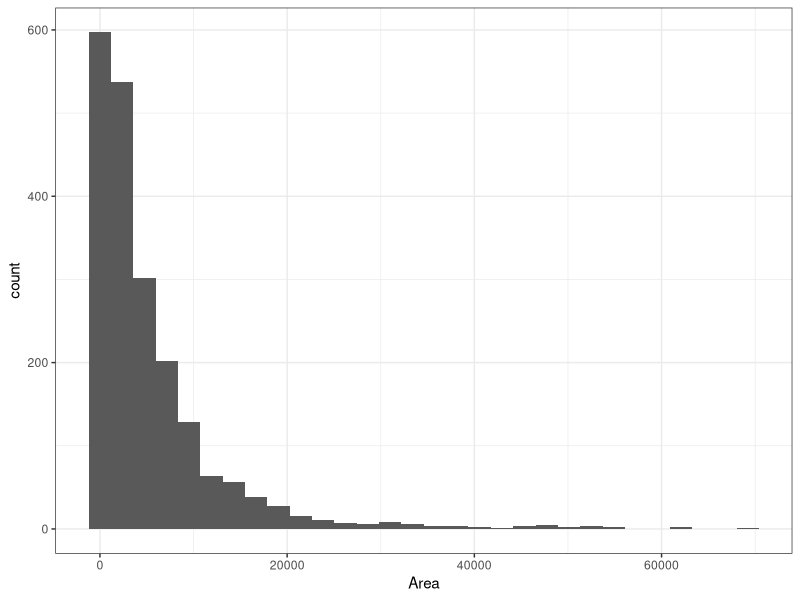
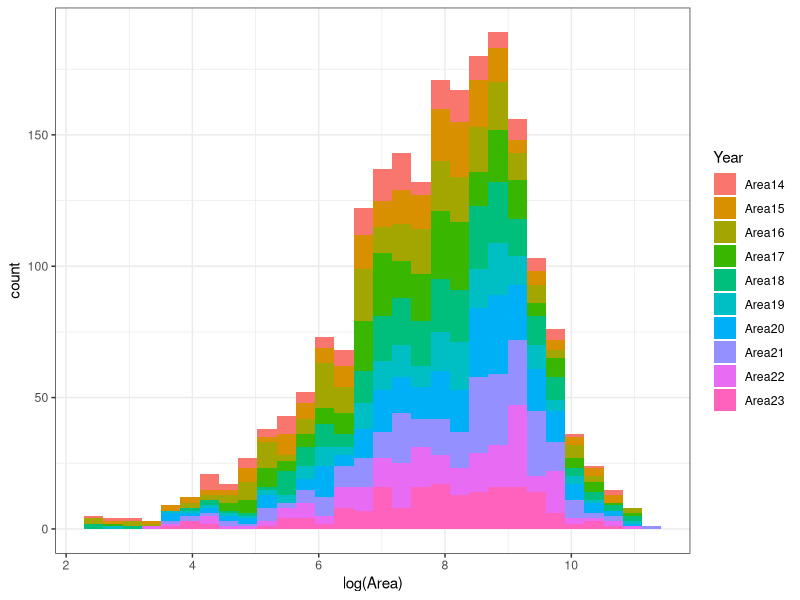
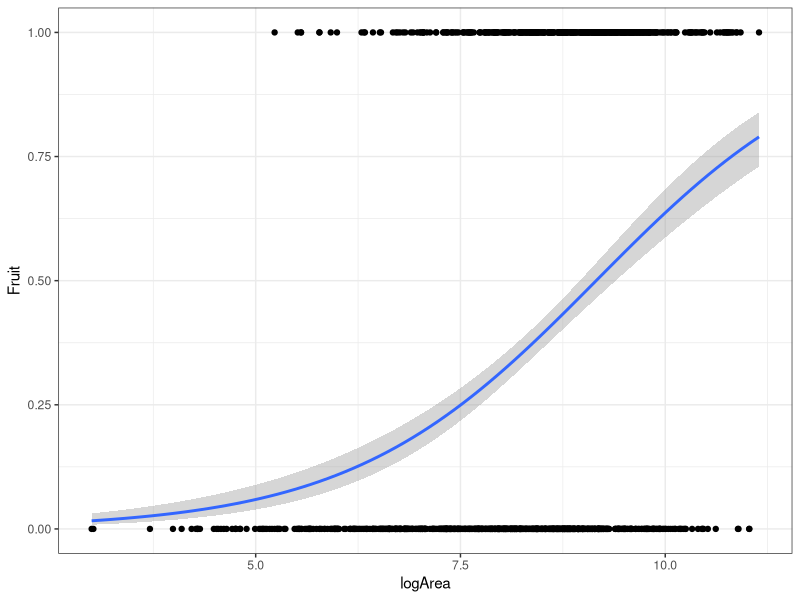
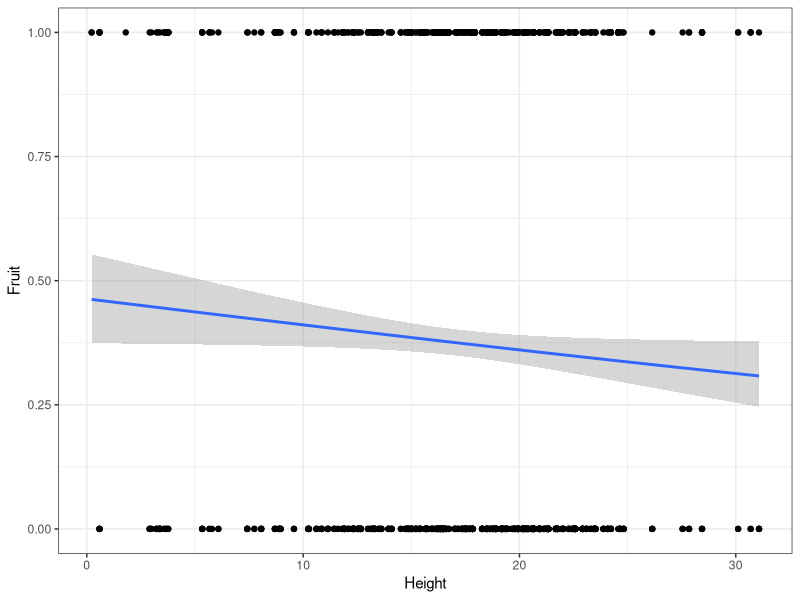
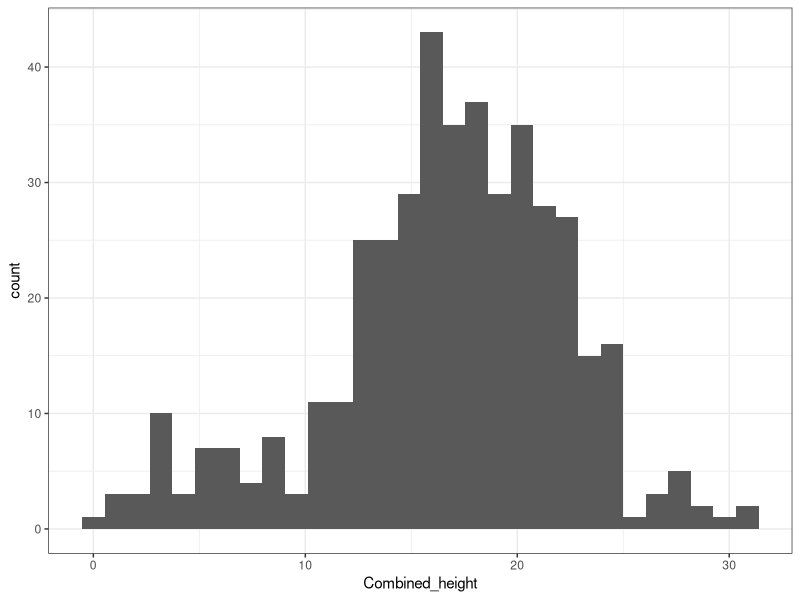
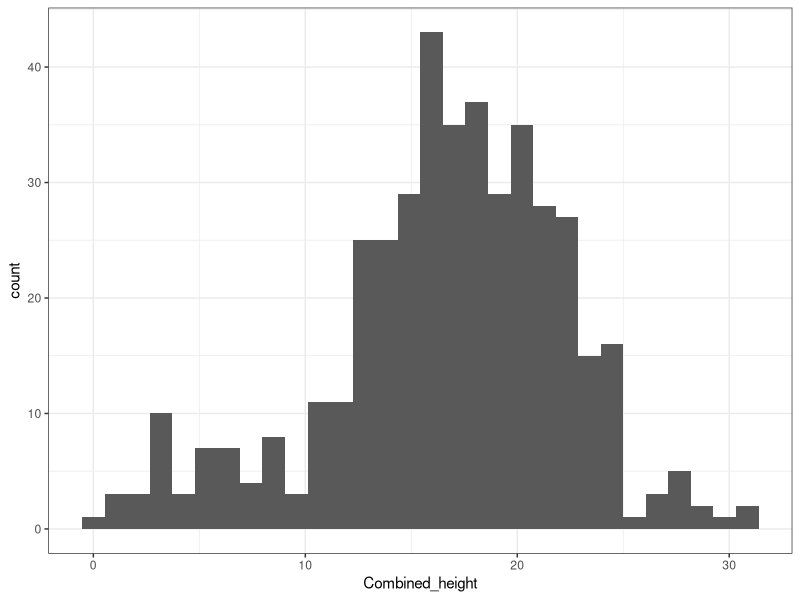
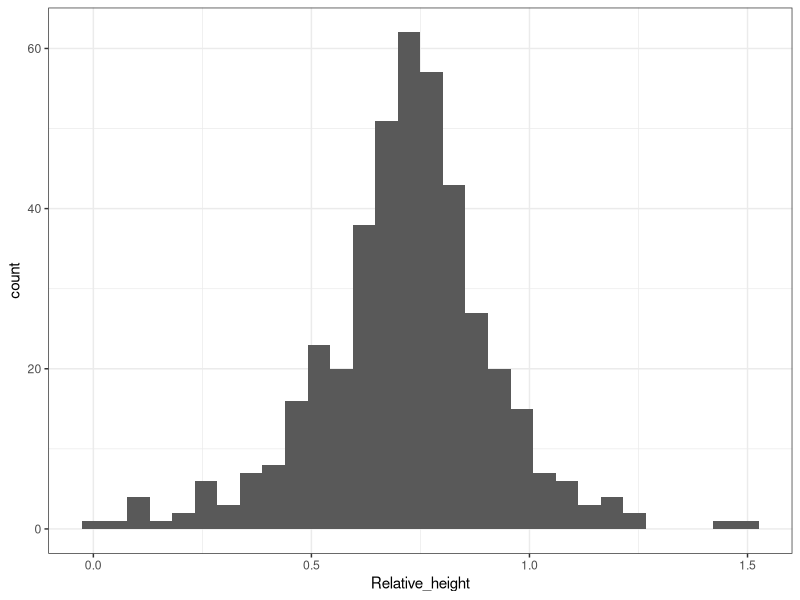
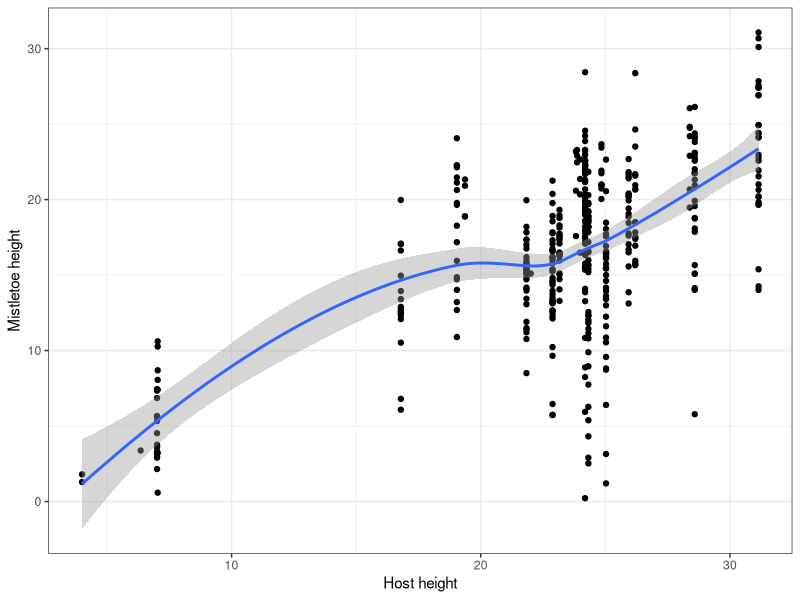

Reproduce these figures in R, in order.
### Silwood Mistletoe Demography
### Oliver G. Spacey, Owen R. Jones, Sydne Record, Roberto Salguero-Gómez
### 31.07.2024

# Pre-amble ---------------------------------------------------------------
# Clear environment
rm(list = ls())

# Load packages
library(ggplot2)   # Data visualisation
library(tidyverse) # Data wrangling

# Set working directory as required

# Load data ---------------------------------------------------------------
# Load mistletoe demographic data
mst_df_raw <- read.csv("mistletoe_data_raw.csv")

# Load host metadata
hst_df_raw <- read.csv("host_metadata_raw.csv")

# Wrangle data ------------------------------------------------------------
# Remove bottom rows with NAs?

# Remove hosts from host data frame which mistletoes were not measured in
hst_df_raw <- filter(hst_df_raw, Host_ID %in% unique(mst_df_raw$Host_ID))

# Create genus variable for hosts
hst_df_raw <- mutate(hst_df_raw, Genus = word(Genus_spp))

# Combine mistletoe demographic data and host data
mst_hst_df <- full_join(mst_df_raw, hst_df_raw, by = "Host_ID")

# Create individual ID combining mistletoe and host IDs
mst_hst_df <- mutate(mst_hst_df, Indiv_ID = paste(Mistletoe_ID, Host_ID, sep = "_"))

# Remove columns measuring perimeter as we will only use area as an indicator of size
mst_hst_df <- select(mst_hst_df, -contains('Perim'))

# Remove mistletoes that are never seen
mst_hst_df <- filter(mst_hst_df, Notes != "Never seen")

# DEAL WITH MULTI-CLUMP


## Correct areas for distance and skew ----------------------------------------------------

# Estimate distance to mistletoes (hypotenuse) for mistletoes with imputed height via Pythagoras, to rectify size perception
mst_hst_df <- mutate(mst_hst_df, 
                     Estimated_hypotenuse = sqrt((mst_hst_df$Imputed_height)^2 + (mst_hst_df$Host_horizontal_distance)^2))

# Make "#VALUE!" NA for height variable and make numeric
mst_hst_df$Height[mst_hst_df$Height == "#VALUE!"] <- NA
mst_hst_df$Height <- as.numeric(mst_hst_df$Height)

# For each mistletoe, combine field estimates of height, horizontal distance and hypotenuse,
# With those measured digitally, estimating horizontal distance to mistletoe as distance to the host for mistletoes where it was not measured
mst_hst_df <- mutate(mst_hst_df, 
                     Combined_hypotenuse = case_when(is.na(Hypotenuse) == FALSE ~ Hypotenuse,
                                                     is.na(Hypotenuse) == TRUE ~ Estimated_hypotenuse),
                     Combined_height = case_when(is.na(Height) == FALSE ~ Height,
                                                 is.na(Height) == TRUE ~ Imputed_height),
                     Combined_hor_dist = case_when(is.na(Horizontal) == FALSE ~ Horizontal,
                                                   is.na(Horizontal) == TRUE ~ Host_horizontal_distance))

# Rectify size based on horizontal distance to base of tree (standard)
# If an object is twice as far away relative to the standard, it will appear twice as small in length, and four times as small in area
# Calculate the area adjusting for distance relative to the standard (horizontal distance) as Adjusted area = (Distance to object/Distance to standard)^2 * Measured area

# Select columns of areas, hypotenuses and horizontal distance to standard (host), and Indiv_ID
adjusted_df <- select(mst_hst_df, Indiv_ID, starts_with("Area"), Combined_hypotenuse, Host_horizontal_distance)
adjusted_df[,2:11] <- adjusted_df[,2:11] * (adjusted_df$Combined_hypotenuse/adjusted_df$Host_horizontal_distance)^2

# Stack area columns
stacked_areas_df <- pivot_longer(adjusted_df, cols = starts_with("Area"), names_to = "Year", values_to = "Area")

# Visualise areas in histogram
ggplot(data = stacked_areas_df, aes(x = Area)) +
  geom_histogram() +
  theme_bw()
# Highly skewed distribution

# Log-transform to reduce and re-plot areas, also examining distribution of years
ggplot(data = stacked_areas_df, aes(x = log(Area), fill = Year)) +
  geom_histogram() +
  theme_bw()
# More normally distributed
# No clear effect of particular years

# Perform Shapiro-Wilk test for normality
shapiro.test(log(stacked_areas_df$Area))
# Reject null that log(Areas) is normally distributed
# Even though not normally distributed, log transformation facilitates plotting and reduces skew

# Log-transform areas
log_area_df <- adjusted_df
log_area_df[,2:11] <- log(log_area_df[,2:11])
colnames(log_area_df)[2:11] <- paste0("log", colnames(log_area_df)[2:11])


## Convert to long format --------------------------------------------------

# Convert table to long format to show status, area and fruit in time t0 and status, area and fruit in time t1
# This will be used for models across a time step, e.g., survival and growth
years <- c(14:22) # vector of years to run for loop through
long_df_ls <- list()   # list of long data frames to store each year
for(year in years){ # run through years sequentially
  Status_t0  <- paste("Status", year, sep = "") 
  logArea_t0 <- paste("logArea", year, sep = "")
  Fruit_t0   <- paste("Fruit", year, sep = "")
  Status_t1  <- paste("Status", year+1, sep = "")
  logArea_t1 <- paste("logArea", year+1, sep = "")
  Fruit_t1   <- paste("Fruit", year+1, sep = "")
  mst_df_year <- data.frame(Host_ID = mst_hst_df$Host_ID,
                            Mistletoe_ID = mst_hst_df$Mistletoe_ID,
                            Indiv_ID = mst_hst_df$Indiv_ID, 
                            Year_t0 = year,
                            Status_t0 = mst_hst_df[[Status_t0]],
                            logArea_t0 = log_area_df[[logArea_t0]],
                            Fruit_t0 = mst_hst_df[[Fruit_t0]],
                            Year_t1 = year + 1,
                            Status_t1 = mst_hst_df[[Status_t1]],
                            logArea_t1 = log_area_df[[logArea_t1]],
                            Fruit_t1 = mst_hst_df[[Fruit_t1]],
                            Height = mst_hst_df$Combined_height
                            )
  long_df_ls[[year]] <- mst_df_year
}

# Merge rows to create long data frame
long_df <- bind_rows(long_df_ls)

# Create long data frame for each year separately (just t0)
# This will be used for models within one year, e.g., reproduction
years <- c(14:23) # vector of years to run for loop through
long_df_ls <- list()   # list of long data frames to store each year
for(year in years){ # run through years sequentially
  Status  <- paste("Status", year, sep = "") 
  logArea <- paste("logArea", year, sep = "")
  Fruit   <- paste("Fruit", year, sep = "")
  mst_df_year <- data.frame(Host_ID = mst_hst_df$Host_ID,
                            Mistletoe_ID = mst_hst_df$Mistletoe_ID,
                            Indiv_ID = mst_hst_df$Indiv_ID, 
                            Year = year,
                            Status = mst_hst_df[[Status]],
                            logArea = log_area_df[[logArea]],
                            Fruit = mst_hst_df[[Fruit]],
                            Height = mst_hst_df$Combined_height
  )
  long_df_ls[[year]] <- mst_df_year
}

# Merge rows to create long data frame
long_by_yr_df <- bind_rows(long_df_ls)

## Calculate parasite loads ------------------------------------------------

# Sum parasite load for each host each year
# Create list of host IDs
hosts <- hst_df_raw$Host_ID

# Create empty dataframe
par_lds_df <- data.frame(Host_ID = hst_df_raw$Host_ID)
row.names(par_lds_df) <- hst_df_raw$Host_ID
par_lds_df[c("PL_14", "PL_15", "PL_16", "PL_17", "PL_18",
             "PL_19", "PL_20", "PL_21", "PL_22", "PL_23")] <- NA
years <- as.character(14:23)
for(year in years){
  for(host in hosts){
  filtered_df <- filter(mst_hst_df, Host_ID == host) %>%
                 select(ends_with(year))
  parasite_load <- length(which(filtered_df[1] == "FC" | filtered_df[1] == "Surv"))
  pl_col_name <- paste("PL_", year, sep = "")
  par_lds_df[host, pl_col_name] <- parasite_load
  }
}

# Calculate how many mistletoes seen each year
colSums(par_lds_df[,-1])

# Calculate maximum parasite load observed for each tree
par_lds_df$Max_PL <- pmax(par_lds_df$PL_14,
                          par_lds_df$PL_15,
                          par_lds_df$PL_16,
                          par_lds_df$PL_17,
                          par_lds_df$PL_18,
                          par_lds_df$PL_19,
                          par_lds_df$PL_20,
                          par_lds_df$PL_21,
                          par_lds_df$PL_22,
                          par_lds_df$PL_23)

# Add host metadata to PL data frame
par_lds_df <- full_join(par_lds_df, hst_df_raw)

## Assign sex ----------------------------------------------------
# Assign known females 
sex_df <- mst_hst_df %>%
  select(Indiv_ID, starts_with("Fruit"))
sex_df <- mutate(sex_df, 
                 Known_sex = case_when(rowSums(sex_df[-1], na.rm = TRUE) >= 1 ~ "Female",
                                         TRUE ~ "Unknown"))

# Count number of times each sampled for fruiting
sex_df <- mutate(sex_df, 
                 N_fru_sampled = rowSums(!is.na(sex_df[2:11])))
  
# Join Known_sex to long data frame
long_sex_df <- long_by_yr_df %>% 
                 full_join(sex_df[,-c(2:11)], by = "Indiv_ID")

# Assign individuals below minimum size at reproduction as juveniles
# Calculate minimum size at reproduction
min_size_rep <- min(filter(long_sex_df, Fruit == 1)$logArea, na.rm = TRUE)

# Assign juveniles, keep known females and leave others as unknown
long_sex_df$Known_sex <- case_when(long_sex_df$Known_sex == "Female" ~ "Female",
                                   long_sex_df$logArea < min_size_rep ~ "Juvenile",
                                   .default = "Unknown")

# Create data frame of just adults in which to assign sex
adults_df <- filter(long_sex_df, Known_sex != "Juvenile")

# For each unknown adult, we want to estimate the probability that it is female (Fem) given that it is not fruiting (Fru'), P(Fem|Fru')
# P(Fem|Fru') = P(Fru'|Fem) * P(Fem) / P(Fru'), therefore must calculate P(Fru'|Fem), P(Fem) and P(Fru')
# P(Fru'|Fem) = 1 - P(Fru|Fem), and P(Fru|Fem) may be a function of mistletoe size and height

# Calculate probability that a female fruits in a given year dependent on size
# Filter long data frame for females
known_fem_df <- filter(adults_df, Known_sex == "Female")

# Plot fruiting probability of females based on size
ggplot(data = known_fem_df, aes(x = logArea, y = Fruit)) +
  geom_point() +
  stat_smooth(method = "glm", 
              method.args = list(family = binomial)) +
  theme_bw()
# Larger females more likely to fruit

# Plot fruiting probability of females based on height
ggplot(data = known_fem_df, aes(x = Height, y = Fruit)) +
  geom_point() +
  stat_smooth(method = "glm", 
              method.args = list(family = binomial)) +
  theme_bw()
# Fruits more likely lower down - possibly a biological effect or due to observation probability
  
# Model probability of fruiting for females as a function of size and height
fru_area_ht_glm <- glm(Fruit ~ logArea + Height, data = known_fem_df, family = binomial)
summary(fru_area_ht_glm)
# Female fruiting probability depends on size and height
# Assume that all females fruit with the same probability function of size and height

# Predict probability of individuals of unknown sex fruiting and not fruiting in a giving year
# if they were female, based on area and height, P(Fru|Fem)
long_uk_sex_df <- filter(long_sex_df, Known_sex == "Unknown")
long_uk_sex_df <- mutate(long_uk_sex_df, 
                         P_uk_fru = predict(fru_area_ht_glm, 
                                              newdata = data.frame(logArea = long_uk_sex_df$logArea, 
                                                                Height = long_uk_sex_df$Height), 
                                              type = "response"),
                         P_uk_no_fru = 1 - P_uk_fru) #P(Fru'|Fem) = 1 - P(Fru|Fem)

# P(Fem) = P(Fru' ∩ Fem) / P(Fru'|Fem), and P(Fem) gives the estimated (1 -) sex ratio for the population
# P(Fem) is the probability of a given adult individual being female
# P(Fru' ∩ Fem) is the probability that a given individual is both not fruiting and a female
# The number of non-fruiting known females/all adults in sample
# Filter data frame to observations where fruiting sampled, count number of rows for adult sample size
fru_sample_size <- nrow(filter(adults_df, is.na(Fruit) == FALSE))
# Count number of rows of known females which are not fruiting
no_non_fru_fem <- nrow(filter(known_fem_df, Fruit == 0))
P_no_fru_and_fem <- no_non_fru_fem/fru_sample_size
# P(Fru'|Fem) is the probability that an individual is not fruiting given it is female
# This probability varies depending on size and height
# To calculate P(Fem), we take the P(Fru|Fem) across known females sampled for mean height and size
# back-transform and subtract from 1
P_no_fru_given_fem <- as.numeric(1 - plogis(predict(fru_area_ht_glm, 
                                         newdata = data.frame(logArea = mean(known_fem_df$logArea, na.rm = TRUE), 
                                                              Height = mean(known_fem_df$Height, na.rm = TRUE), 
                                         type = "response"))))
# Calculate P(Fem) = P(Fru' ∩ Fem) / P(Fru'|Fem)
P_fem <- P_no_fru_and_fem / P_no_fru_given_fem
# Sex ratio of 0.45:0.55 M:F

# P(Fru') = probability of an individual not fruiting
# The number of non-fruiting adults/all adults in sample
no_non_fru <- nrow(filter(adults_df, Fruit == 0))
P_no_fru <- no_non_fru/fru_sample_size

# P(Fem|Fru') = P(Fru'|Fem) * P(Fem) / P(Fru'), calculate P(Fem|Fru') for each mistletoe in a given year
long_uk_sex_df <- mutate(long_uk_sex_df,
                         P_uk_fem = P_uk_no_fru * P_fem / P_no_fru)

# As a test, PREDICT PROBABILITY THAT KNOWN FEMALES WOULD BE FEMALE USING THIS METHOD

# Test whether fruiting probability one year is linked to fruiting probability in previous year for a female
# List known females
known_females <- unique(known_fem_df$Indiv_ID)

# Summarise changes in fruit for known females
fruit_t0_t1 <- select(long_df, Indiv_ID, Fruit_t0, Fruit_t1) %>%
               filter(Indiv_ID %in% known_females) %>%
               mutate(fruit_effect = case_when(Fruit_t0 == 0 & Fruit_t1 == 0 ~ "both0",
                                               Fruit_t0 == 1 & Fruit_t1 == 0 ~ "1then0",
                                               Fruit_t0 == 0 & Fruit_t1 == 1 ~ "0then1",
                                               Fruit_t0 == 1 & Fruit_t1 == 1 ~ "both1")) %>%
               filter(!is.na(fruit_effect))

# Create table of observed fruiting transitions in t0 and t1
observed_fru_mat <- matrix(c(table(fruit_t0_t1$fruit_effect)["both0"],  # Observed females not fruiting t0, not fruiting t1
                             table(fruit_t0_t1$fruit_effect)["0then1"], # Observed females not fruiting t0, fruiting t1
                             table(fruit_t0_t1$fruit_effect)["1then0"], # Observed females fruiting t0, not fruiting t1
                             table(fruit_t0_t1$fruit_effect)["both1"]), # Observed females fruiting t0, fruiting t1
                           nrow = 2, 
                           byrow = TRUE)

# Expected transitions based on how many females observed to be fruiting
no_non_fru_fem <- nrow(filter(fruit_t0_t1, Fruit_t0 == 0))
no_fru_fem <- nrow(filter(known_fem_df, Fruit == 1))
no_fem <- no_non_fru_fem + no_fru_fem
expected_fru_mat <- matrix(c(no_non_fru_fem * no_non_fru_fem / (no_fem * no_fem) * nrow(fruit_t0_t1), # Expected females not fruiting t0, not fruiting t1
                             no_non_fru_fem * no_fru_fem / (no_fem * no_fem) * nrow(fruit_t0_t1),     # Expected females not fruiting t0, fruiting t1
                             no_fru_fem * no_non_fru_fem / (no_fem * no_fem) * nrow(fruit_t0_t1),     # Expected females fruiting t0, not fruiting t1
                             no_fru_fem * no_fru_fem / (no_fem * no_fem) * nrow(fruit_t0_t1)),         # Expected females fruiting t0, fruiting t1
                           nrow = 2, 
                           byrow = TRUE)

# Perform Chi-square test for contingency
chisq.test(observed_fru_mat, p = expected_fru_mat / sum(expected_fru_mat))
# Individuals seen fruiting in one year more likely to be fruiting in next, cannot assume independent fruiting probability over years

# Assuming fruiting probability of a female fruiting is independent between years, estimate probability that 
  
# Explore data --------------------------------------------------------
# Visualise distribution of mistletoe heights
ggplot(data = mst_hst_df, aes(x = Combined_height)) +
  geom_histogram() +
  theme_bw()

# Visualise heights in histogram
ggplot(data = mst_hst_df, aes(x = Combined_height)) +
  geom_histogram() +
  theme_bw()

# Calculate heights of mistletoe relative to tree
mst_hst_df <- mutate(mst_hst_df, 
                     Relative_height = Combined_height/Host_height)

# Visualise relative heights in histogram
ggplot(data = mst_hst_df, aes(x = Relative_height)) +
  geom_histogram() +
  theme_bw()
# Some estimated at >1 due to parallax with mistletoes, making them appear higher than the top of the tree
# Use raw heights instead

# Visualise relationship between host and mistletoe heights
ggplot(data = mst_hst_df, aes(x = Host_height, y = Combined_height)) +
  geom_point() +
  theme_bw() +
  geom_smooth() +
  labs(x = "Host height", y = "Mistletoe height")
# Taller the host, higher up mistletoes generally are

# Visualise distribution of host heights and species
ggplot(data = hst_df_raw, aes(x = Host_height, fill = Genus_spp)) +
  geom_histogram()
# Highly colinear - hard to separate effects

# Visualise distribution of mistletoe heights and species
ggplot(data = mst_hst_df, aes(x = Combined_height, fill = Genus_spp)) +
  geom_histogram()
# Highly colinear - hard to separate effects

# Visualise distribution of host height, species and maximum parasite load
ggplot(data = par_lds_df, aes(x = Host_height, y = Max_PL, col = Genus)) +
  geom_point() +
  theme_bw()
# Any size tree can have small PL, but only huge trees can have large PL

# Visualise distribution of host species and maximum parasite load
ggplot(data = par_lds_df, aes(x = Max_PL, fill = Genus)) +
  geom_histogram() +
  theme_bw()
# Parasite load overlaps slightly between genera

# Visualise distribution of mistletoe areas
ggplot(data = long_by_yr_df, aes(x = logArea)) +
  geom_histogram()

# Visualise relationship between areas and height
ggplot(data = long_by_yr_df, aes(x = logArea, y = Height)) +
  geom_point() +
  theme_bw()
# Size not correlated with height


# Construct and select models --------------------------------------------------------

## Model survival ----------------------------------------------------------
# Create binary variable for survival 
long_df <- mutate(long_df, Survive = case_when(
  Status_t1 == "Dead" ~ 0,
  Status_t1 == "Surv" ~ 1
))

# Plot survival against log(Area)
ggplot(data = long_df, aes(x = logArea_t0, y = Survive)) +
  geom_point() +
  stat_smooth(method = "glm", 
              method.args = list(family = binomial))

# Initial model for survival
log_reg_sur_1 <- glm(Survive ~ logArea_t0, data = long_df, family = binomial)
summary(log_reg_sur_1)

## Model growth ------------------------------------------------------------
# Plot growth in time t1 against growth in time t0
ggplot(data = long_df, aes(x = logArea_t0, y = logArea_t1)) +
  geom_point() +
  geom_abline(aes(intercept = 0, slope = 1)) +
  lims(x = c(0, max(long_df$logArea_t0)), y = c(0, max(long_df$logArea_t1))) +
  geom_smooth() +
  theme_bw()

# Select model for growth

## Model fruiting ------------------------------------------------------

# Select model for fruiting
ggplot(data = long_by_yr_df, aes(x = logArea, y = Fruit)) +
  geom_point() +
  stat_smooth(method = "glm", 
              method.args = list(family = binomial))

# Initial model for 
log_reg_fru_1 <- glm(Fruit ~ logArea, data = long_by_yr_df, family = binomial)
summary(log_reg_fru_1)

# Construct IPM -----------------------------------------------------------


# Analyse IPM -------------------------------------------------------------
# Calculate asymptotic growth rate


# Calculate generation time




